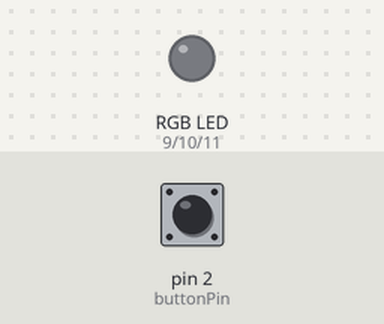
Bench run of a sketch on a simulated Arduino Uno, built with avr-gcc and run on an emulated ATmega328P. Shown: an RGB LED mixed from three pins (HIGH = lit). The test bench sets the inputs (shaded band); at power-on: pin 2 (buttonPin) HIGH.

Above: at 1.2 s.
1.3 s: pin 2 (buttonPin) pulled LOW for 0.15 s
At 1.7 s:
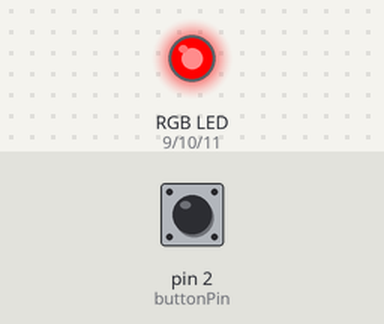
2.9 s: pin 2 (buttonPin) pulled LOW for 1 s
At 4.1 s:
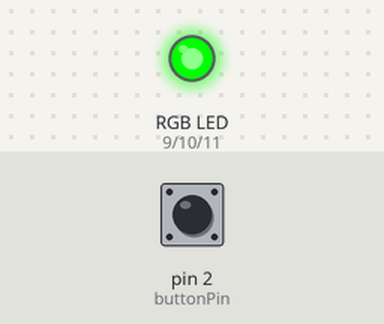
5.4 s: pin 2 (buttonPin) pulled LOW for 0.15 s
At 6.0 s:
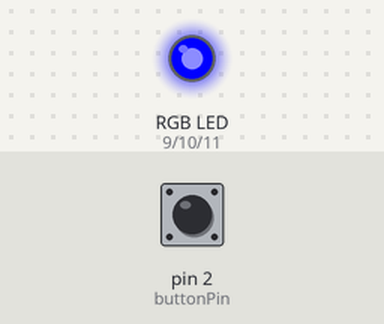
7.0 s: pin 2 (buttonPin) pulled LOW for 3.2 s
At 7.3 s:
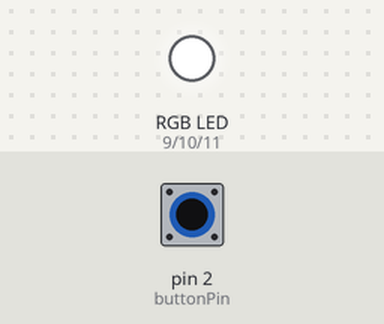
Timing chart, 0 to 10.0 s (numbered marks = the images above; inputs shaded):
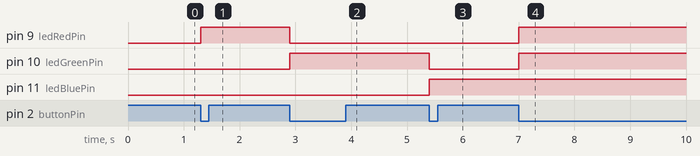

The sketch:

buttoncolor.ino
```cpp
const int buttonPin = 2;     // the number of the pushbutton pin
const int ledBluePin =  11;      // the number of the LED pin
const int ledGreenPin =  10;      // the number of the LED pin
const int ledRedPin =  9;      // the number of the LED pin
const int potPin = A0;

int state = 0;  // 0 set red
                // 1 set green
                // 2 set blue
                // 3 show RGB color

int buttonState = 0;         // variable for reading the pushbutton status
boolean lightOn = false;
int ledPin=9;
void setup() {
  pinMode(potPin, INPUT);
  pinMode(ledBluePin, OUTPUT);
  pinMode(ledGreenPin, OUTPUT);
  pinMode(ledRedPin, OUTPUT);

  // NOTE: INPUT_PULLUP -- an internal resistor
  // prevents 'floating' values on this pin
  pinMode(buttonPin, INPUT_PULLUP);
}

boolean buttonIsDown(){
  int tmp = digitalRead(buttonPin);
  if(tmp == LOW)
    return true;
  return false;
}

/**
 * if the button is down, this function
 * returns true after the button is released
 * otherwise it returns false immediately
 */
boolean detectButtonAndWait(){
  buttonState = buttonIsDown();
  if (buttonState) {
    // button is down

    while(buttonIsDown()){
      // do nothing while the button remains down
      delay(10);
    }
    // done stalling, button is back up
    return true;
  }
  else // button wasn't down when we checked
    return false;
}

void loop() {
  // read the button
  buttonState = buttonIsDown();
  if (buttonState) {
   if(state==0){
    lightOn = not(lightOn);
    digitalWrite(11,0);
    digitalWrite(10,0);
    digitalWrite(9, 1);

    // while the button is still down
    while(buttonIsDown()){
      // do nothing...
      delay(10);
    }
    // done stalling, button is back up
  state=1;
  }
  else if(state==1){
     lightOn = not(lightOn);
    digitalWrite(9,0);
    digitalWrite(10,1);

    // while the button is still down
    while(buttonIsDown()){
      // do nothing...
      delay(10);
    }
    // done stalling, button is back up
  state=2;
  }
  else if(state==2){
     lightOn = not(lightOn);
     digitalWrite(10, 0);
    digitalWrite(11, 1);

    // while the button is still down
    while(buttonIsDown()){
      // do nothing...
      delay(10);
    }
    // done stalling, button is back up
  state=3;

  }
  else if(state==3){
     lightOn = not(lightOn);
    digitalWrite(9, 1);
    digitalWrite(10, 1);
    digitalWrite(11,1);

    // while the button is still down
    while(buttonIsDown()){
      // do nothing...
      delay(10);
    }
    // done stalling, button is back up
  state=0;
  }
  }

}
```

Measured:
- after the input at 1.3 s, pin 9 (ledRedPin): LOW → HIGH at once
- after the input at 2.9 s, pin 9 (ledRedPin): HIGH → LOW at once; pin 10 (ledGreenPin): LOW → HIGH at once
- after the input at 5.4 s, pin 10 (ledGreenPin): HIGH → LOW at once; pin 11 (ledBluePin): LOW → HIGH at once
- after the input at 7.0 s, pin 9 (ledRedPin), pin 10 (ledGreenPin): LOW → HIGH at once
